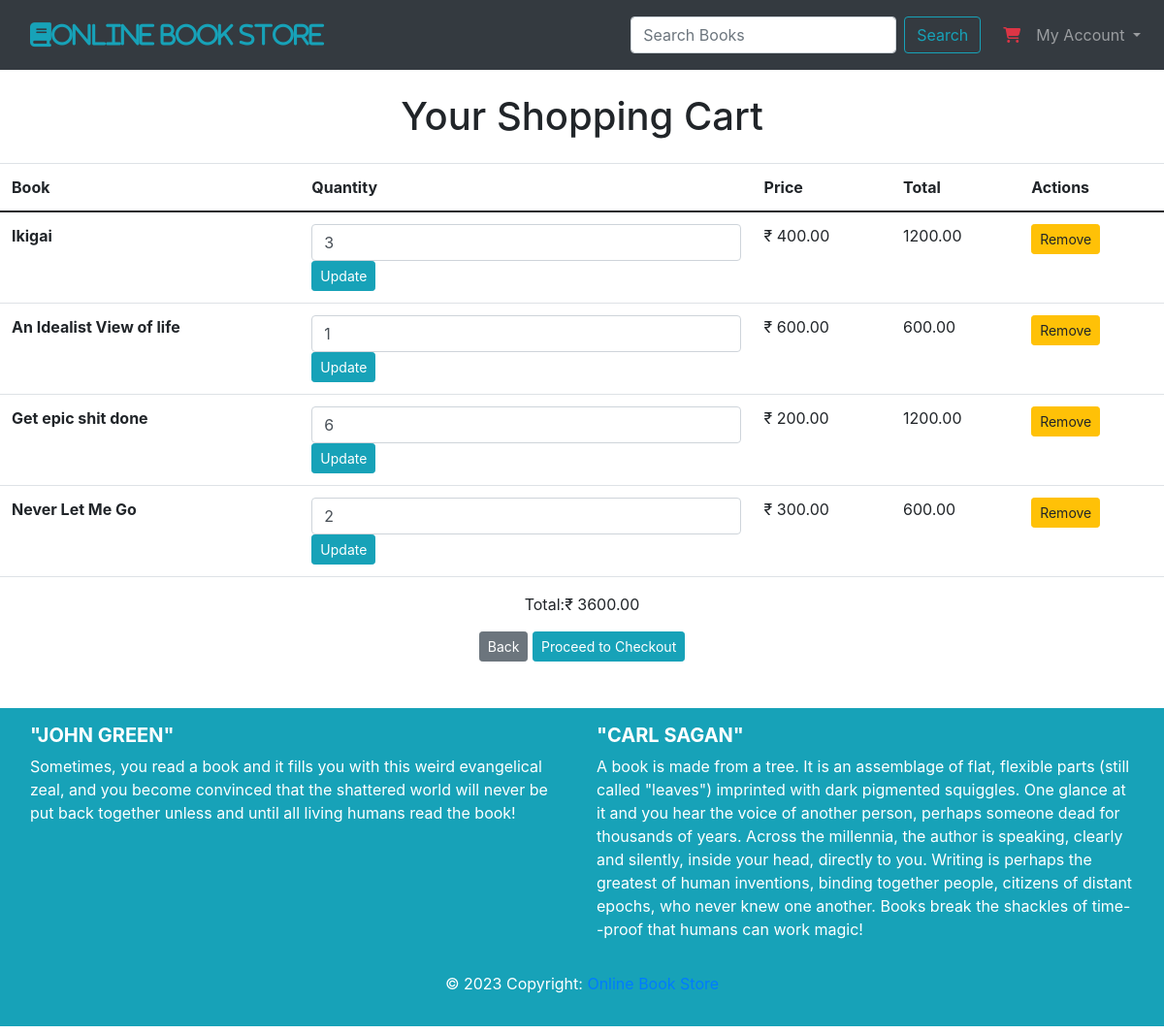
Before: /viewcart (signed in) with the older database file.
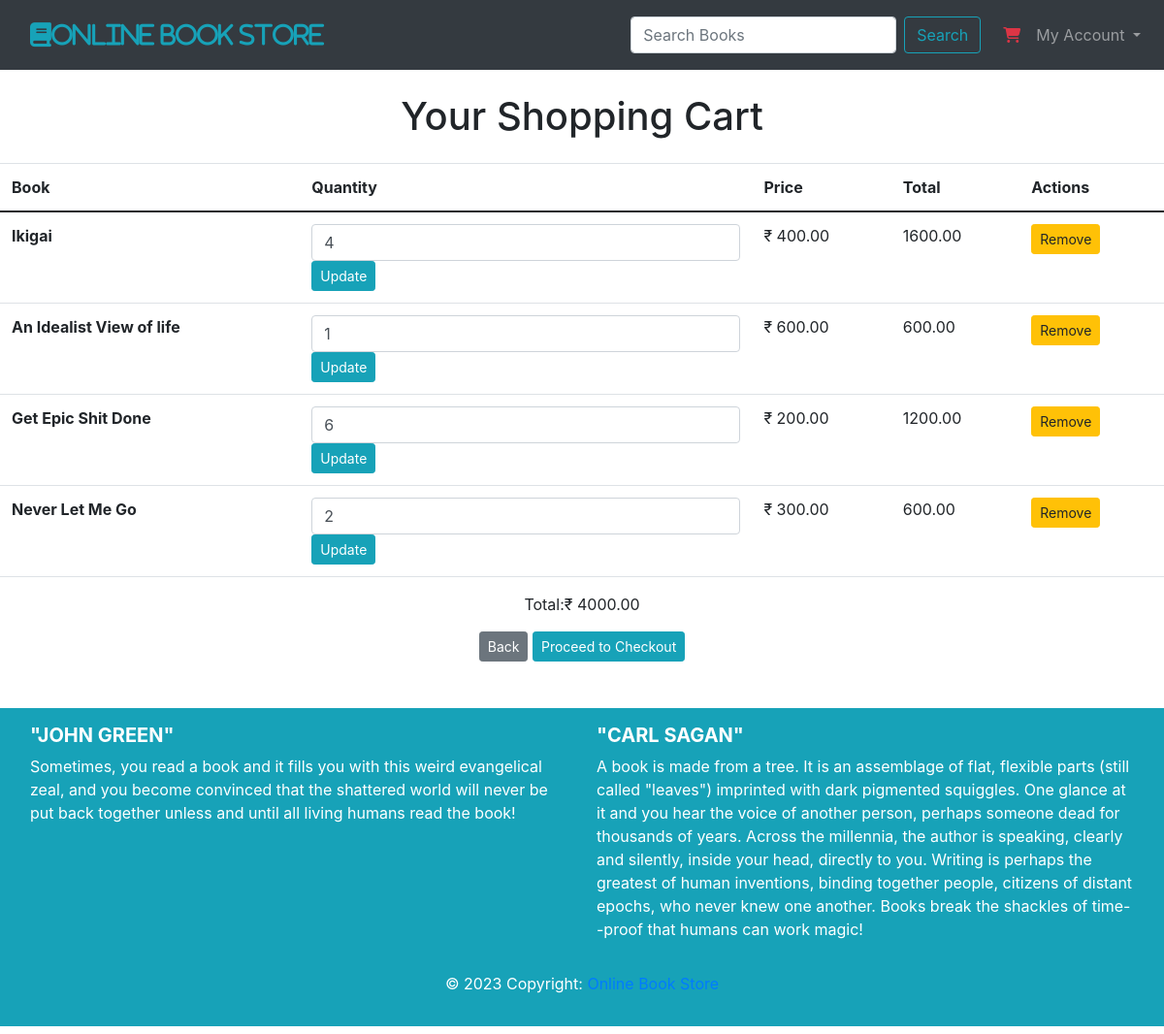
After: the same page with the newer database file.
### cart/models.py (models this page shows, shortened)
class Cart(models.Model):
    user = models.ForeignKey(User, null=True,on_delete=models.CASCADE)
    book = models.ForeignKey(Book,null=True,on_delete=models.SET_NULL)
    quantity = models.PositiveIntegerField(default=1)
    date_added = models.DateTimeField(auto_now_add=True, blank=True, null=True)

class Book(models.Model):
    title = models.CharField(max_length=255)
    author = models.CharField(max_length=255)
    genre = models.CharField(max_length=255)
    price = models.DecimalField(max_digits=10,decimal_places=2)
    available_quantity = models.PositiveIntegerField()
    image = models.ImageField(upload_to='images/', height_field=None, width_field=None, max_length=None,blank=True,null = True)
    created_on = models.DateTimeField(auto_now_add=True, blank=True, null=True)
    updated_on = models.DateTimeField(auto_now=True, blank=True, null=True)

### cart/views.py (the view)
# urls.py: path('viewcart', views.viewcart,name='viewcart'),
@login_required
def viewcart(request):
    cart_items = Cart.objects.filter(user=request.user).order_by('-date_added')
    cart_total = 0
    for item in cart_items:
        item.total_price = item.book.price * item.quantity
        cart_total += item.total_price
    return render(request, 'viewcart.html', {'cart_items': cart_items, 'cart_total': cart_total})

### cart/templates/viewcart.html (shortened to what this page needs)
{% extends "base.html" %}
{% block content %}
{% load static %}
<center><br/>
<h1>Your Shopping Cart</h1>
    {% if cart_items %}
    <div class='table-responsive-sm'>
    <table class="table">
        <thead>
            <tr>
                <th>Book</th>
                <th>Quantity</th>
                <th>Price</th>
                <th>Total</th>
                <th>Actions</th>
            </tr>
        </thead>
        <tbody>
            {% for cart_item in cart_items %}
                <tr>
                    <td>
                        <span><b>{{ cart_item.book.title }}<b></span>
                    </td>
                    <td>
                        <form method="post" action="{% url 'update_cart' cart_item.id %}">
                            <input type="number" class="form-control" id="quantity" name="quantity" min="1" max="{{ book.available_quantity }}" value="{{ cart_item.quantity }}">
                            <button type="submit" class="btn btn-sm btn-info" >Update</button>
                        </form>
                    </td>
                    <td>&#8377; {{ cart_item.book.price }}</td>
                    <td>{{ cart_item.total_price }}</td>
                    <td><a class="btn btn-sm btn-warning" href="{% url 'remove_from_cart' cart_item.id %}">Remove</a></td>
                </tr>
            {% endfor %}
        </tbody>
    </table>
    <div>
   <div class="text-center mt-3">
        <p>Total:&#8377; {{ cart_total }}</p>
        <a href="{% url 'home'  %}"><button type="button" class="btn btn-sm btn-secondary">Back</button></a>
        <a class="btn btn-sm btn-info" href="{% url 'checkout'  %}">Proceed to Checkout</a>
   </div>
    {% else %}
        <p>Your Cart is Empty</p>
        <a href="{% url 'home' %}" class="btn btn-sm btn-secondary">Home</a>
    {% endif %}
</div>
</center>
{% endblock %}

Changed rows visible on the page:
changed Cart "Ikigai": quantity "3" → "4"; total_price "1200.00" → "1600.00"
changed through a linked row, Cart: book "Get epic shit done" → "Get Epic Shit Done"
Other visible differences:
{{ cart_total }}: "3600.00" → "4000.00"
